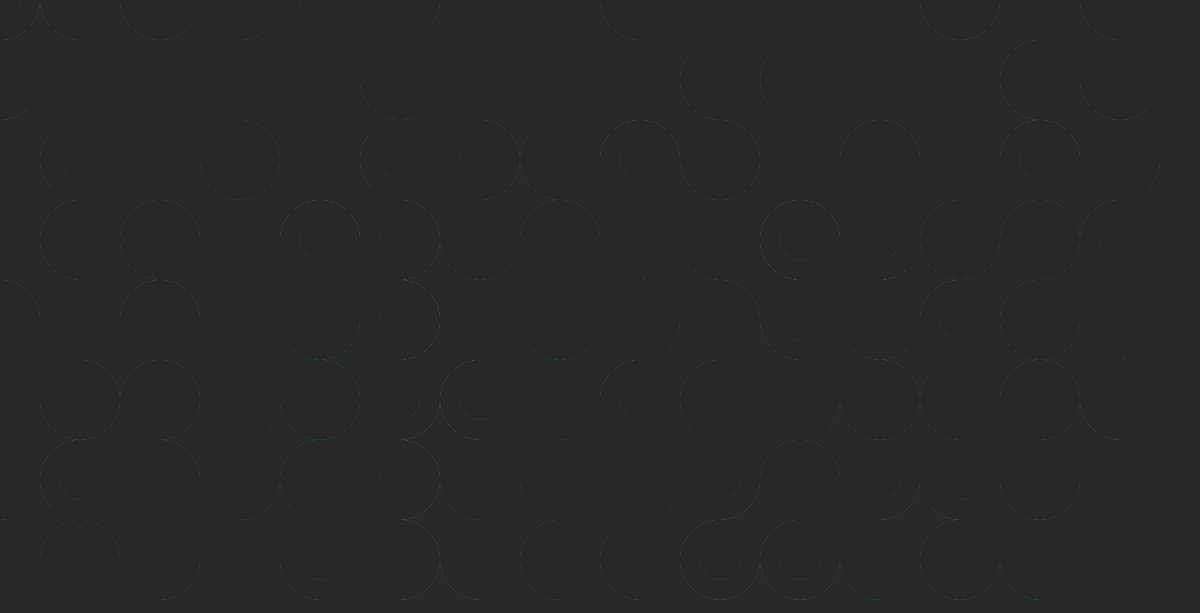
Frame 1 (no input)
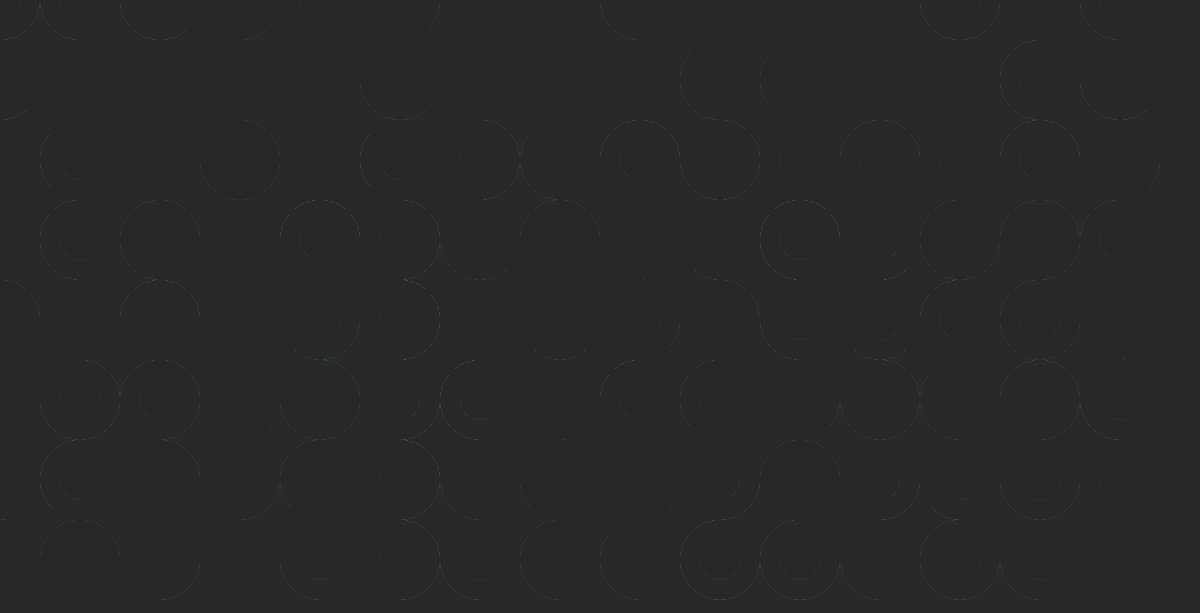
Frame 60 (no input)
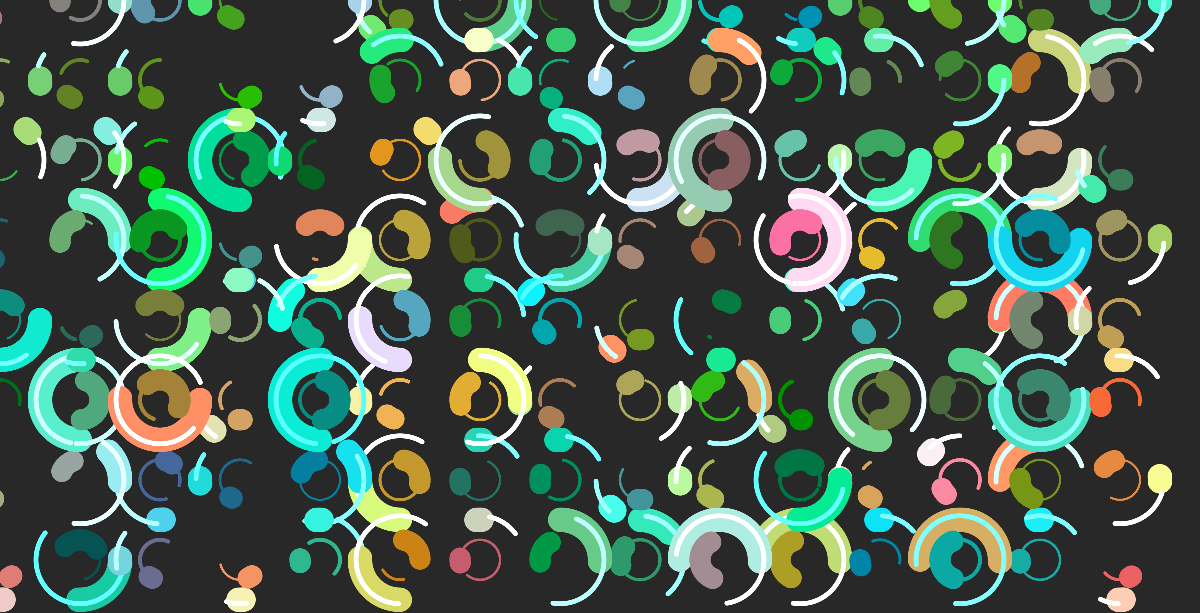
Frame 120 (the mouse pressed at the canvas centre since frame 60)

The p5.js sketch that drew these frames (run headless with seeded random() and noise() and a simulated clock; from frame 60 on, the mouse is pressed at the canvas centre):

// p5.js sketch
// ── sketch.js
let circles = [];
let globalGridSize = 60 + 20; //decrease when interactive
let circleDiameterMultiply = 1;
let granularityAngles = 2;
let fullCircle = granularityAngles * 2;

let circleStrokeWeight = 18 + 2; //incease decrease for comic / organic
let highlightCircleScaleUpFactor = 1.1;

let innerCircleScaledDownFactor = 2;
let innerCircleStrokeWeightScaleFactor = innerCircleScaledDownFactor / 2.3;
//TODO for interactive / animated: scale 2 from 0.5 to 4 slowly
let backgroundColor;

let angleStart;
let angleEnd;
let rare1;
let rare2;

let timerPassed = true;
let newThickness = circleStrokeWeight;

function setup() {
    createCanvas(1800 / 1.5, 920 / 1.5);
    pixelDensity(8 / 2);
    backgroundColor = color(40);
    background(backgroundColor);
    setInterval(allowChange, 2000);
    //Initialize grid of circles
    for (let i = 0; i < width; i += globalGridSize) {
        for (let k = 0; k < height; k += globalGridSize) {
            let circle = new Circle(i, k, globalGridSize * circleDiameterMultiply);
            //lets initialize variables seperately for better overview
            //initiate variables and randomize colors
            circle.initialize();
            //add circles to array
            circles.push(circle);

        }
    }
    //Fisher-Yates Shuffle method, looked up with AI, but understood  
    shuffleArray(circles);

    //Initial setup all circles
    //Randomize start and end points of circles
    for (let i = 0; i < circles.length; i++) {

        let circle = circles[i];

        //circles are drawn from even angles
        //circles are divided in quarters (or eights)
        //I think 0 puts the start point of the arc to the right, 1 to bottom, 2 to left, 3 to top and 4 to right again
        let circleSegmentStart = random(0, fullCircle);
        circleSegmentStart = floor(circleSegmentStart);
        let circleSegmentEnd = random(0, fullCircle);
        circleSegmentEnd = floor(circleSegmentEnd);
        //Segment End is always at least past segment start (in counterclockwise fashion)
        circleSegmentEnd += circleSegmentStart;

        //we are dividing the circle in quarters 
        //but to loosen it up, it is also nice to have it divided in eight segments sometimes: PI / granularityAnglesCircle / 2
        let segmentResolution;
        if (random(1) < 0.6) {
            segmentResolution = 1; //nothing changes
        } else {
            segmentResolution = 2; //segments double from 4 to 8
        }
        angleStart = circleSegmentStart * PI / granularityAngles / segmentResolution;
        angleEnd = circleSegmentEnd * PI / granularityAngles / segmentResolution;
        // console.log("anglestart");
        // console.log(angleStart);

        //sometimes a circle should have special colors
        rare1 = false;
        rare2 = false;
        if (random(1) > 0.9) {
            rare1 = true;
        }
        if (random(1) > 0.9) {
            rare2 = true;
        }

        circle.angleStart = angleStart;
        circle.angleEnd = angleEnd;
        circle.rare1 = rare1;
        circle.rare2 = rare2;
        circle.thickness = circleStrokeWeight;

    }
}

function draw() {
    background(backgroundColor);

    let start;
    let end;
    let mouseInputX = limitInputRange(mouseX, width);
    let mouseInputY = limitInputRange(mouseY, height);
    //PI / width  gives me the angle increase per pixel, if the the whole witdh is one circle 
    let addX = 2 * PI / width * mouseInputX;
    let addY = 2 * PI / width * mouseInputY;
    //console.log((mouseInputY));
    
    //Update all circles
    for (let i = 0; i < circles.length; i++) {
        let circle = circles[i];
        //circle.drawCircles(circle.angleStart, circle.angleEnd, circle.rare1, circle.rare2);
        let initialAngleStart = circle.angleStart;  //1.5;// mouseX * 0.01;
        let initialAngleEnd = circle.angleEnd; //1.5;// mouseX * 0.01;
        start = initialAngleStart + addX;
        end = initialAngleEnd  + addY;
        let bufferDistanceStartEnd = (2 * PI * 0.02);
        
        //don't let circles grow bigger than start and end values
        if (start + bufferDistanceStartEnd >= end) {
            //console.log("start bigger end");
            start = end - bufferDistanceStartEnd;
        }
        if (end - bufferDistanceStartEnd <= start) {
            //console.log("start bigger end");
            end = start + bufferDistanceStartEnd ; //+1; //das wegzunehmen hats viel besser gemacht
        }
        
        // if (timerPassed) {
        //     //newThickness = random(10,50); //TODO: compute this randomly later
        //     newThickness = mouseInputY;
        //     console.log("newthickness" + newThickness);
        // }
        
        newThickness = mouseInputY*0.08;
        circle.drawCircles(start, end, circle.rare1, circle.rare2, newThickness);
    
    }
    if (timerPassed) {
        timerPassed = false;
        //console.log("false")
    }
}

function allowChange() {
    timerPassed = true;
    //console.log("true");
}

function limitInputRange(input, limit) {
    let inputLimited = input;
    if (inputLimited <= 1) {
        inputLimited = 1;
    }
    if (inputLimited >= limit) {
        inputLimited = limit;
    }

    return inputLimited;
}

function shuffleArray(array) {
    //we go down in reverse through the array
    //array.length - 1 <- because it is the last index pos, array length starts with 1, not 0
    // i > 0, because the last pos was already shuffled once we get to that point 
    for (let i = array.length - 1; i > 0; i--) {
        //in P5 random includes the high number. (in javascript not)
        //pick a random index, but not higher than current i
        const j = Math.floor(random(i));
        // Use a temporary variable to swap array[i] and array[j]
        let temp = array[i];
        array[i] = array[j];
        array[j] = temp;
    }
}
// ── circle.js
class Circle {
    constructor(x, y, diameter) {
        this.x = x;
        this.y = y;
        this.diameter = diameter;

        this.storeInitialValuesPermanently = true;
        
        this.angleStart = null;
        this.angleEnd = null;
        this.rare1 = null;
        this.rare2 = null;
        this.thickness = null;

    }

    initialize() {
        //MAIN CIRCLE
        //color space is in green to blue
        this.colorSpectrum = color(random(255), random(200, 255), random(100, 255));
        //we save the random color to re-use later for the inner circles but darker
        this.r = red(this.colorSpectrum);
        this.g = green(this.colorSpectrum);
        this.b = blue(this.colorSpectrum);
        //highlight for the main circle, based on its rspective color
        this.colorHighlight = color(this.r + random(70, 120), this.g + random(70, 120), this.b + 180);
        //rotate for organic look
        //this.randomAngleStartHighlight = random(-0.05, 0.25); //only spot where start can overtake end
        //this.randomAngleEndHighlight =  random(0.15, 0.3);
        this.randomAngleStartHighlight = random(-0.05, 0.15);
        this.randomAngleEndHighlight = random(0.16, 0.3);
        //red tone
        this.colorRare = color(this.r + random(100, 250), this.g - random(60, 90), 100);
        // we change the color here based on the parent-circle and make it darker
        this.colorSpectrumShift = color(this.r - random(20), this.g - random(50, 120), this.b - 80);

        //INNER CIRCLE
        //Values for rotating all circles a bit for organic look, 
        // they are based off MAIN CIRCLE which rotation is defined at instance creation
        this.colorSpectrumStrongShift = color(this.r - random(220), this.g - random(50, 60), this.b - random(200));
        this.randomStrokeWeight = random(0.1, 0.2);
        this.randomAngleStartInner = random(0.21, 0.3);
        this.randomAngleEndInner = random(0.31, 0.45);
        this.randomAngleStartInnerThin = random(-0.5, 0.3);
        this.randomAngleEndInnerThin = random(0.31, 0.9);

    }

    //drawing all circles in here


    drawCircles(angleStart, angleEnd, rare1, rare2, newThickness) {

        //pass values to instance of class so we can acess this later
        //do only once
        if (this.storeInitialValuesPermanently) {
            this.angleStart = angleStart;
            this.angleEnd = angleEnd;
            this.rare1 = rare1;
            this.rare2 = rare2;
            this.thickness = newThickness;
            //this.thickness = newThickness;

            this.storeInitialValuesPermanently = false;
        }
        
        //TODO: put each circle in its own function for cleaner code
        //------------MAIN CIRCLE------------
        noFill();

        //add some rare color 10% of the time
        if (rare1) {
            stroke(this.colorRare);
        } else {
            stroke(this.colorSpectrum);
        }
        //shift weight over time
        //let weight = this.shiftedOverTime(this.thickness, newThickness, this.shiftThickness);

        //check if we are already there
        let difference = Math.abs(this.thickness - newThickness);
        if (difference < 20){
            this.thickness = newThickness;
            //this.keepShifting = false;
        }else{
            this.thickness = newThickness; //temp fix
            //TODO: why does this not work:
            //this.thickness = this.equalize(this.thickness, newThickness);
        }
        
        


        strokeWeight(this.thickness);
        arc(this.x, this.y, this.diameter, this.diameter, angleStart, angleEnd);

        //------------INNER CIRCLE ------------
        strokeWeight(this.thickness * innerCircleStrokeWeightScaleFactor);
        // we change the color here based on the parent-circle and make it darker

        //10% of the time we shift the hue strongly to make it more pretty
        if (rare2) {
            stroke(this.colorSpectrumStrongShift);
        } else {
            stroke(this.colorSpectrumShift);
        }
        //we want the inner circle to be rotated based on the original angle, and sometimes shorter/longer than the original 
        let angleStartRotated = angleStart + angleStart * this.randomAngleStartInner
        let angleEndRotated = angleEnd + angleEnd * this.randomAngleEndInner;
        //arc(x, y, diameter / innerCircleScaledDownFactor, diameter / innerCircleScaledDownFactor, startAngleRotatet , endAngleRotatet );
        //mod to avoid small circles clipping. Quick hack
        arc(this.x, this.y, this.diameter / innerCircleScaledDownFactor, this.diameter / innerCircleScaledDownFactor, angleStartRotated / innerCircleScaledDownFactor, angleEndRotated / innerCircleScaledDownFactor);

        //INNER CIRCLE THIN STROKE
        //based on the parent color we make it very bright most often
        strokeWeight((this.thickness * innerCircleStrokeWeightScaleFactor) * this.randomStrokeWeight);
        //we place the highlight sometimes before and sometimes after the end of the main circle to get a bit of a motion effect
        //randomly there will be a almost full white circle which feels like another (dissolving) phase of main circle
        angleStartRotated = angleStart + angleStart * this.randomAngleStartInnerThin;
        angleEndRotated = angleEnd + angleEnd * this.randomAngleEndInnerThin;
        arc(this.x, this.y, this.diameter / innerCircleScaledDownFactor, this.diameter / innerCircleScaledDownFactor, angleStartRotated, angleEndRotated);


        //------------HIGHLIGHTS MAIN CIRCLE------------
        //based on the parent color (main circle) we make it very bright most often
        strokeWeight(this.thickness * 0.2);
        stroke(this.colorHighlight);
        //we place the highlight sometimes before and sometimes after the end of the main circle to get a bit of a motion effect
        angleStartRotated = angleStart + angleStart * this.randomAngleStartHighlight;
        angleEndRotated = angleEnd + angleEnd * this.randomAngleEndHighlight;
        arc(this.x, this.y, this.diameter * highlightCircleScaleUpFactor, this.diameter * highlightCircleScaleUpFactor, angleStartRotated, angleEndRotated);

    }

    equalize(currentValue, endValue) {
        
        let difference = currentValue - endValue;
        //*-1 makes sure start value makes sure the difference is substracted when start is bigger than end, and vice versa
        let step = (difference / 1000) * -1;
        currentValue = currentValue + step;


        return currentValue;

    }
}
